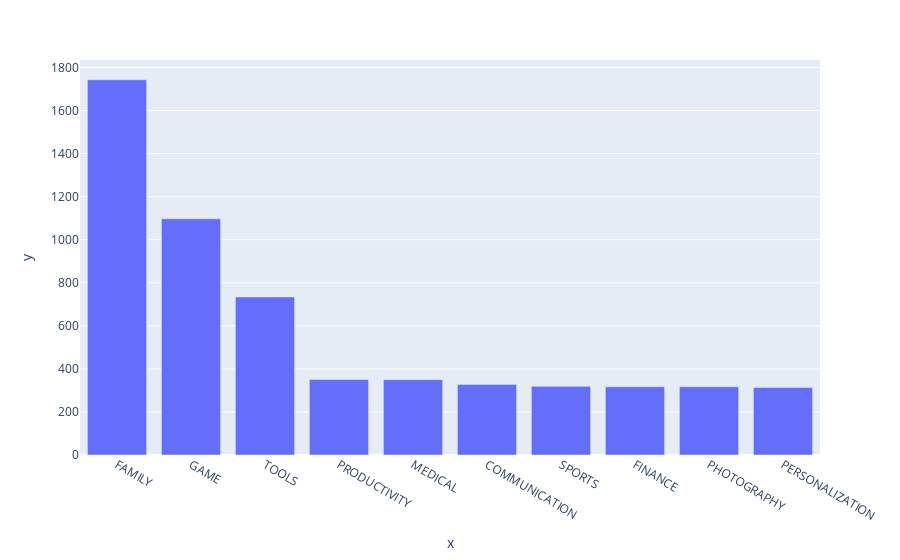

Write notebook code for a chart like this one.
### Markdown cell above
### Vertical Bar Chart - Highest Competition (Number of Apps)

### Code cell
bar = px.bar(x=top_10_categories.index, y=top_10_categories.values)
bar.show()

### Figure 1 — Plotly figure (JSON) as saved in the notebook; plotly's stock layout.template omitted (floating-point values rounded to 4 significant figures)
{"data": [{"hovertemplate": "x=%{x}<br>y=%{y}<extra></extra>", "legendgroup": "", "marker": {"color": "#636efa", "pattern": {"shape": ""}}, "name": "", "orientation": "v", "showlegend": false, "textposition": "auto", "type": "bar", "x": ["FAMILY", "GAME", "TOOLS", "PRODUCTIVITY", "MEDICAL", "COMMUNICATION", "SPORTS", "FINANCE", "PHOTOGRAPHY", "PERSONALIZATION"], "xaxis": "x", "y": [1743, 1097, 734, 351, 350, 328, 319, 317, 317, 314], "yaxis": "y"}], "layout": {"barmode": "relative", "legend": {"tracegroupgap": 0}, "margin": {"t": 60}, "xaxis": {"anchor": "y", "domain": [0, 1], "title": {"text": "x"}}, "yaxis": {"anchor": "x", "domain": [0, 1], "title": {"text": "y"}}}}
